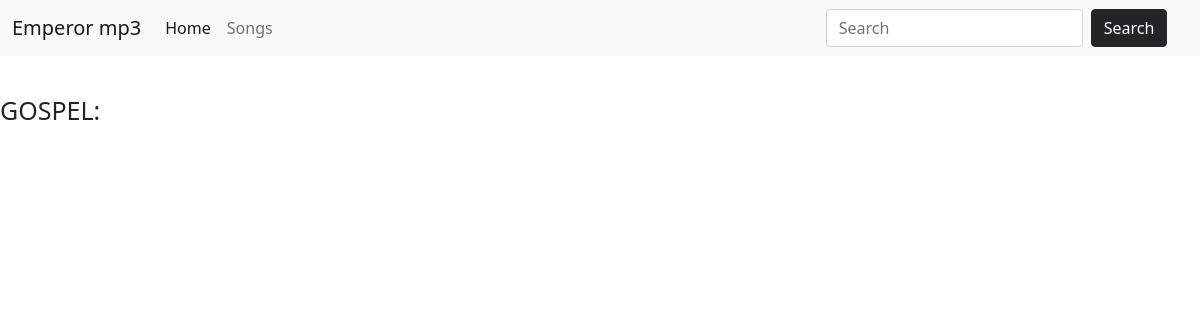
/gospel/, run on an earlier commit of the app's database.
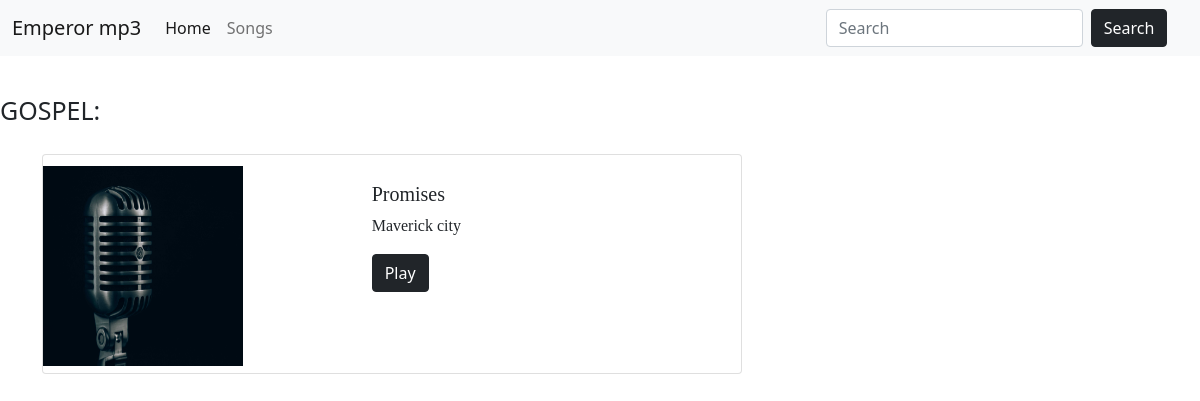
And on a later commit of the database.
### emperor/models.py (models this page shows, shortened)
class Song(models.Model):
    song_id = models.AutoField(primary_key=True)
    name = models.CharField(max_length=225)
    artiste = models.CharField(max_length=100)
    tag = models.CharField(max_length=100)
    image = models.FileField(upload_to = 'img')
    song = models.FileField(upload_to='song')

### emperor/views.py (the view)
# urls.py: path('gospel/',views.gospel),
def gospel(request):
    query = "Gospel"
    gospel = Song.objects.filter(tag=query)
    return render(request, 'gospel.html', {'gospel':gospel})

### emperor/templates/gospel.html (shortened to what this page needs)
{% extends 'base.html' %}
  {% load static %}
{% block body %}
<div style="padding-top: 3%; padding-bottom: 2%; font-size: 25px;">
  GOSPEL:
</div>
<div class="container">
{% for i in gospel %}
<div class="card mb-3" style="max-width: 700px; height: 220px;  padding-top: 1%;">
    <div class="row g-0">
      <div class="col-md-4">
        <img src="/media/{{i.image}}" alt="..."   height="200px" width="200px">
      </div>
      <div class="col-md-8">
        <div class="card-body" style="margin-left: 80px;">
          <h5   style = "font-family:'Brush Script MT', cursive;"class="card-title" style="color: black; font-weight: 550; ">{{i.name}}</h5>
          <p  style = "font-family:'Brush Script MT', cursive;" class="card-text">{{i.artiste}}</p>
          <a href="/song/{{i.song_id}}"><button class="btn btn-dark">Play</button></a>
        </div>
      </div>
    </div>
  </div>
  {% endfor %}
</div>
{% endblock %}

What changed in the data, as far as the page shows it:
added Song: image (picture), name "Promises", artiste "Maverick city"
